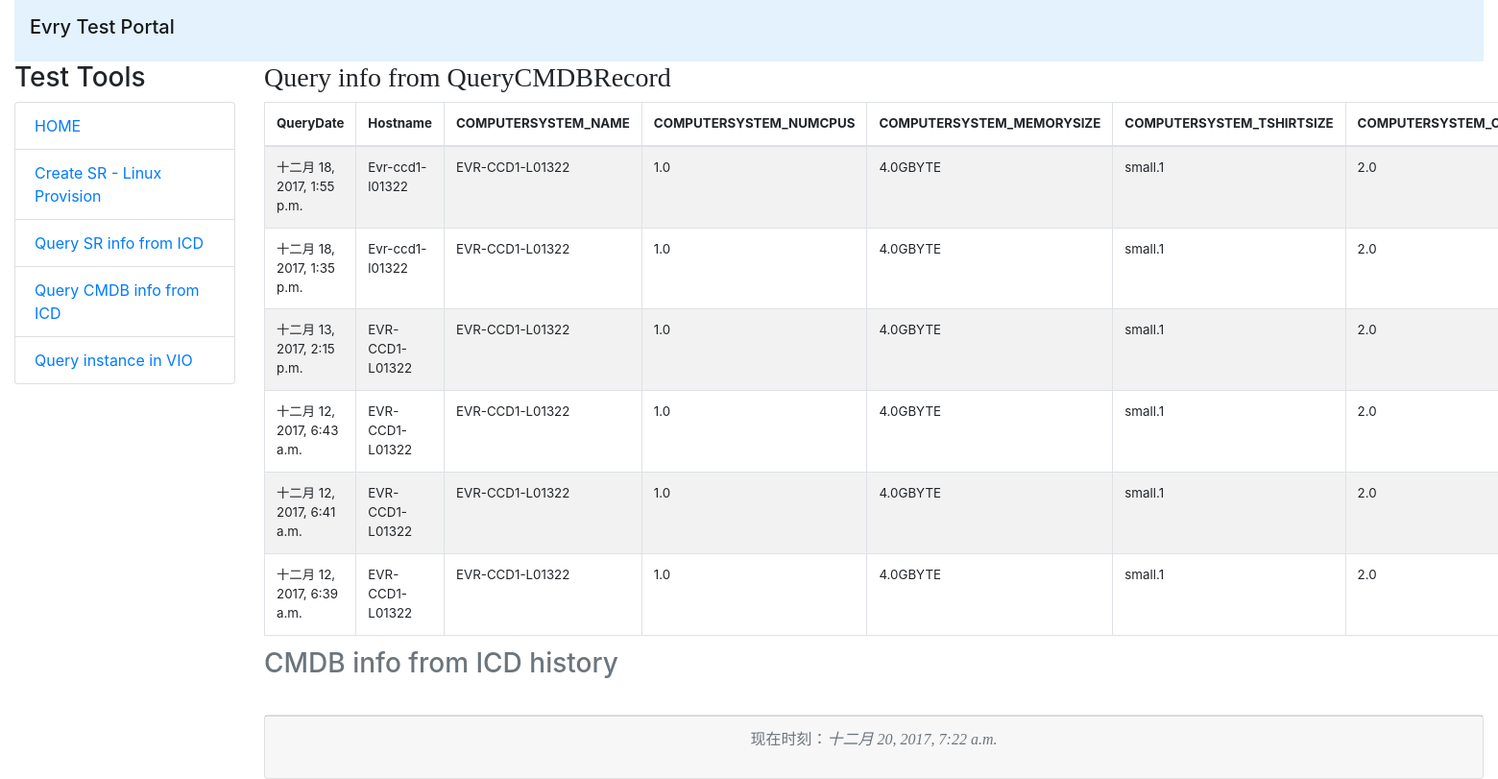
The app's page /evrytestportal/icdhistory/QueryCMDBRecord/ with its own data.
### evrytesttools/models.py (models this page shows, shortened)
class QueryCMDBRecord(models.Model):
    date = models.DateTimeField(auto_now=True, auto_created=True)
    hostname = models.CharField(max_length=100)
    name = models.CharField(max_length=100)
    memorysize = models.CharField(max_length=100)
    tshirtsize = models.CharField(max_length=100)
    numcpus = models.CharField(max_length=100)
    operationalstatus = models.CharField(max_length=100)
    model = models.CharField(max_length=100)
    objects = QueryCMDBRecordsManager()
    class Meta:
        ordering = ('-name', '-date')

### evrytesttools/views.py (the view)
# urls.py: path('icdhistory/<str:table>/',views.icd_history),
def icd_history(request, table):
    template = get_template('icd_history.html')
    now = datetime.now()
    if table == 'QuerySRRecord':
        queryset = models.QuerySRRecord.objects.all()
    elif table == 'QueryCMDBRecord':
        queryset = models.QueryCMDBRecord.objects.all()
    elif table == 'SRCreateServerLinuxRecord':
        queryset = models.SRCreateServerLinuxRecord.objects.all()
    elif table == 'VIORecord':
        queryset = models.VIORecord.objects.all()
    elif table == 'LinuxInfoRecord':
        queryset = models.LinuxInfoRecord.objects.all()
    html = template.render(locals())
    return HttpResponse(html)

### templates/icd_history.html (shortened to what this page needs)
{% extends 'base.html' %}
{% load markdown_deux_tags %}
{% block headmessage %}
    <h3 style="font-family: 'Arial Black'">Query info from {{ table }}</h3>
{% endblock %}
{% block content %}
    {% if table == 'QueryCMDBRecord' %}
    <table class="table table-bordered table-striped table-condensed" style="font-size: 10pt">
        <caption><h3>CMDB info from ICD history</h3></caption>
        <thead>
        <tr>
            <th>QueryDate</th>
            <th>Hostname</th>
            <th>COMPUTERSYSTEM_NAME</th>
            <th>COMPUTERSYSTEM_NUMCPUS</th>
            <th>COMPUTERSYSTEM_MEMORYSIZE</th>
            <th>COMPUTERSYSTEM_TSHIRTSIZE</th>
            <th>COMPUTERSYSTEM_OPERATIONALSTATUS</th>
        </tr>
        </thead>
        <tbody>
        {% for sr_cmdb_info in queryset %}
            <tr>
                <td>{{ sr_cmdb_info.date }}</td>
                <td>{{ sr_cmdb_info.hostname }}</td>
                <td>{{ sr_cmdb_info.name }}</td>
                <td>{{ sr_cmdb_info.numcpus }}</td>
                <td>{{ sr_cmdb_info.memorysize }}</td>
                <td>{{ sr_cmdb_info.tshirtsize }}</td>
                <td>{{ sr_cmdb_info.operationalstatus }}</td>
                <td>{{ sr_cmdb_info.model }}</td></tr>
        {% endfor %}
        </tbody>
    </table>
    {% endif %}
{% endblock %}

### records on screen
QueryCMDBRecord: date "十二月 18, 2017, 1:55 p.m.", hostname "Evr-ccd1-l01322", name "EVR-CCD1-L01322", numcpus "1.0", memorysize "4.0GBYTE", tshirtsize "small.1", operationalstatus "2.0"
QueryCMDBRecord: date "十二月 18, 2017, 1:35 p.m.", hostname "Evr-ccd1-l01322", name "EVR-CCD1-L01322", numcpus "1.0", memorysize "4.0GBYTE", tshirtsize "small.1", operationalstatus "2.0"
QueryCMDBRecord: date "十二月 13, 2017, 2:15 p.m.", hostname "EVR-CCD1-L01322", name "EVR-CCD1-L01322", numcpus "1.0", memorysize "4.0GBYTE", tshirtsize "small.1", operationalstatus "2.0"
QueryCMDBRecord: date "十二月 12, 2017, 6:43 a.m.", hostname "EVR-CCD1-L01322", name "EVR-CCD1-L01322", numcpus "1.0", memorysize "4.0GBYTE", tshirtsize "small.1", operationalstatus "2.0"
QueryCMDBRecord: date "十二月 12, 2017, 6:41 a.m.", hostname "EVR-CCD1-L01322", name "EVR-CCD1-L01322", numcpus "1.0", memorysize "4.0GBYTE", tshirtsize "small.1", operationalstatus "2.0"
QueryCMDBRecord: date "十二月 12, 2017, 6:39 a.m.", hostname "EVR-CCD1-L01322", name "EVR-CCD1-L01322", numcpus "1.0", memorysize "4.0GBYTE", tshirtsize "small.1", operationalstatus "2.0"

### other values on screen
{{ table }} "QueryCMDBRecord"
